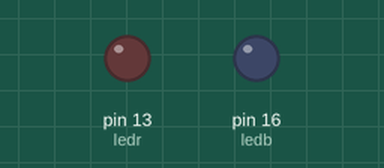
Bench run of a sketch on a simulated Arduino Uno, built with avr-gcc and run on an emulated ATmega328P. Parts: output pins drawn as LEDs (lit = HIGH).

Above: at 2.5 s.
At 7.5 s:
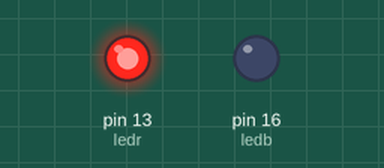
Timing chart, 0 to 13.0 s (numbered marks = the images above):
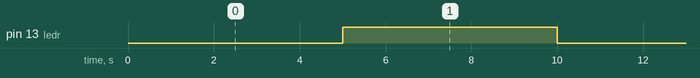

Measured:
- by itself, pin 13 (ledr): alternates HIGH for 5.0 s and LOW for 5.0 s

The sketch:

led.ino
```cpp
//LED's OUTPUT
const int ledr = 13;//morado sube segundo piso
const int ledb = 16;//azul sube segundo piso

void setup() {
  pinMode(ledr,OUTPUT);
  pinMode(ledb,OUTPUT);

}

void loop() {
//ROJO
  digitalWrite(ledr,LOW);
  digitalWrite(ledb,LOW);

  delay(5000);
//AZUL
  digitalWrite(ledr,HIGH);
  digitalWrite(ledb,LOW);

  delay(5000);
}
```
